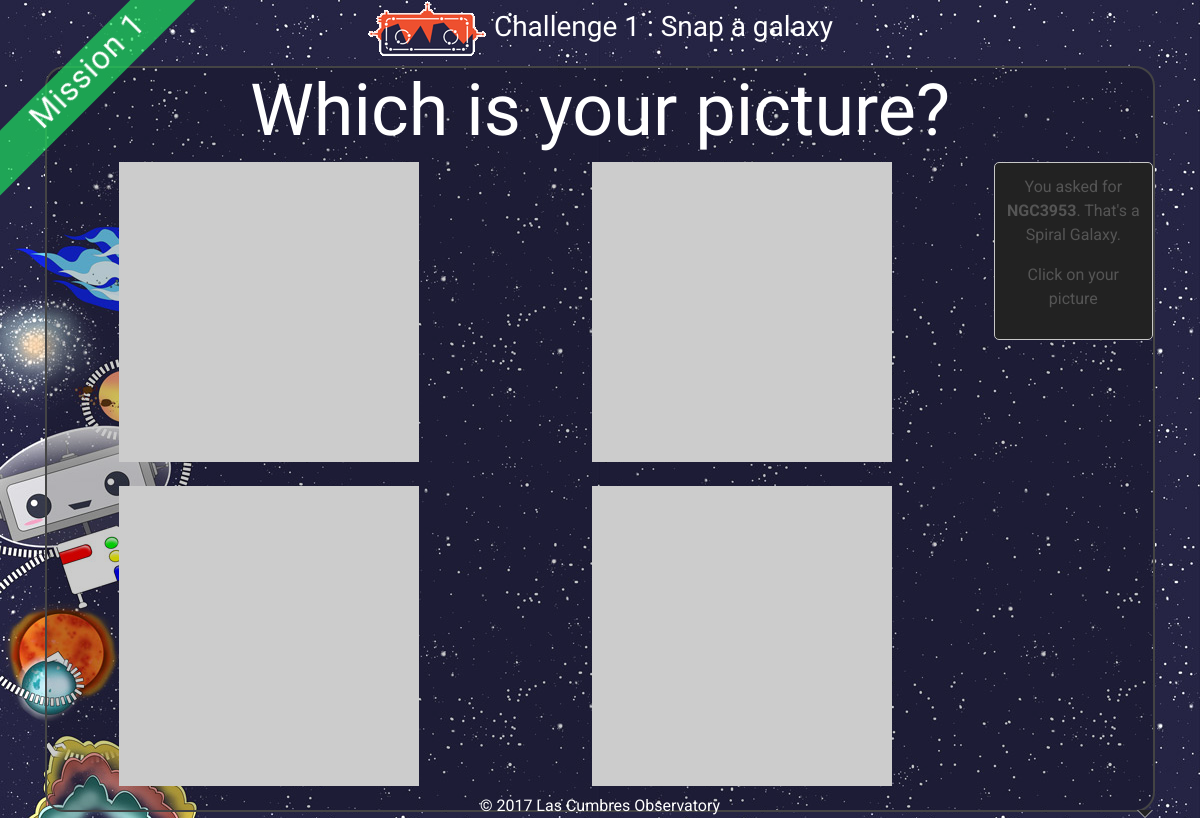
Screenshot of /challenge/1/identify/ (signed in) with the database file from the repository.
### explorer/models.py (models this page shows, shortened)
class Challenge(models.Model):
    number = models.IntegerField()
    name = models.CharField(max_length=200)
    mission = models.ForeignKey(Mission)
    description = models.TextField(help_text=_("Research page info"))
    action = models.TextField(help_text=_("What the user should look for on investigate?"))
    category = models.TextField(help_text=_("What type of object is this?"), blank=True, null=True)
    avm_code = models.CharField(max_length=50, blank=True, null=True)
    active = models.BooleanField(default=True)
    sticker_total = models.IntegerField(default=0)
    is_last = models.BooleanField(default=False)

class Mission(models.Model):
    number = models.IntegerField()
    name = models.CharField(max_length=200)
    patch = models.ImageField(upload_to='patches')
    sticker_total = models.IntegerField(default=0)

### status/models.py (models this page shows, shortened)
class Progress(models.Model):
    user = models.ForeignKey(User)
    challenge = models.ForeignKey(Challenge)
    userrequestid = models.CharField(max_length=20, null=True, blank=True)
    requestids = models.CharField(max_length=20, null=True, blank=True)
    frameids = models.CharField(max_length=20, null=True, blank=True)
    status = FSMField(default='New', choices=settings.PROGRESS_OPTIONS)
    last_update = models.DateTimeField(default=datetime.utcnow)
    target = models.CharField(max_length=100)
    class Meta:
        unique_together = (("user","challenge"),)
    class Meta:
        verbose_name_plural = 'User Progress'

### explorer/views.py (the view)
# urls.py: url(r'^challenge/(?P<pk>[0-9]+)/start/$', ChallengeView.as_view(), {'mode':'start'}, name="start"),
class ChallengeView(LoginRequiredMixin, DetailView):
    model = Challenge
    def get(self, request, *args, **kwargs):
        if kwargs.get('mode',None) == 'failed':
            self.template_name = "explorer/challenge-message.html"
        else:
            self.template_name = "explorer/challenge-{}.html".format(kwargs['mode'])
        return super(ChallengeView, self).get(request, *args, **kwargs)
    def get_context_data(self, **kwargs):
        context = super(ChallengeView, self).get_context_data(**kwargs)
        if kwargs.get('mode',None) != 'start':
            obj,created = Progress.objects.get_or_create(challenge=self.get_object(), user=self.request.user)
            if created:
                obj.last_update = datetime.utcnow()
                obj.save()
            context['progress'] = obj
        return context

### serol/auth_backend.py (called while the page is built)
    def get_user(self, user_id):
        try:
            return User.objects.get(pk=user_id)
        except User.DoesNotExist:
            return None

### explorer/templates/explorer/challenge-identify.html (shortened to what this page needs)
{% extends 'explorer/challenge-base.html' %}
{% load static i18n %}
{% block wrapper-class%}challenge mission-{{object.mission.number}}-sidebar{%endblock%}
{% block main-body %}
<div class="centre-container">
<h1>{% trans "Which is your picture?" %}</h1>
  <div class="row">
    <div class="col-lg-10">
      <div class="row">
        {% for i in "0123" %}
        <div class="col-6 pb-2">
        </div>
        {% endfor %}
      </div>
    </div>
    <div class="col-lg-2">
        <div class="speech-bubble">
          <div class="arrow bottom right"></div>
          {% trans "You asked for" %} <strong>{{progress.target}}</strong>.
              {% trans "That's a" %} {{object.category}}.</p>
          {% trans "Click on your picture" %}</p>
        </div>
    </div>
  </div>
</div>
{% endblock %}

### explorer/templates/explorer/challenge-base.html (shortened to what this page needs)
{% extends 'explorer/base.html' %}
{% load static i18n %}
{% block main-content %}
<div class="container">
{% block main-header %}
<h3><a href="{% url 'home' %}"><img src="{% static 'explorer/images/serol_logo_sm.png'%}" /></a> Challenge {{object.number}} : {{object.name}}</h3>
{% endblock %}
{% block main-body %}
{% endblock %}
</div>
{% endblock %}
{% block ribbon %}
<div class="corner-ribbon sticky shadow mission-{{object.mission.number}}-colour"><h2>{% trans "Mission" %} {{object.mission.number}}</h2></div>
{% endblock %}

### explorer/static/explorer/css/layout.css (style rules this page uses)
a, a:focus, a:hover { color: #fff; }
html, body { height: 100%; }
body { text-align: center; font-family: 'Roboto', sans-serif; background: url('../images/serol_bg_sm.jpg') repeat fixed #2b3e50; color: #fff; }
.centre-container { border: 2px solid #444; border-radius: 20px; background: rgba(0,0,0,0.2); }
h1, h2, h3, h4, h5, h6, .target-name { font-family: 'Oswald', sans-serif; font-weight: 300; color: #fff; }
h1 { font-size:4.5rem; }
.mission-1-colour, .mission-1-sidebar .page-header { background-color:rgba(29, 220, 93, 0.7); }
.speech-bubble { background-color: #222; border: 1px solid #c8c8c8; border-radius: 5px; text-align: center; padding: 1vw; color:#555; }
.speech-bubble .arrow { border-style: solid; position: absolute; }
.bottom { border-color: #c8c8c8 transparent transparent transparent; border-width: 8px 8px 0px 8px; bottom: -8px; }
.bottom:after { border-color: #222 transparent transparent transparent; border-style: solid; border-width: 7px 7px 0px 7px; bottom: 1px; content: ""; position: absolute; left: -7px; }
.corner-ribbon { width: 300px; position: absolute; top: 50px; left: -60px; text-align: center; line-height: 50px; letter-spacing: 1px; color: #f0f0f0; transform: rotate(-45deg); -webkit-transform: rotate(-45deg); }
.right { right:8%; float:right; }

### rows the page displays
Challenge: number "1", name "Snap a galaxy", category "Spiral Galaxy", mission.number "1"
Progress: target "NGC3953"
